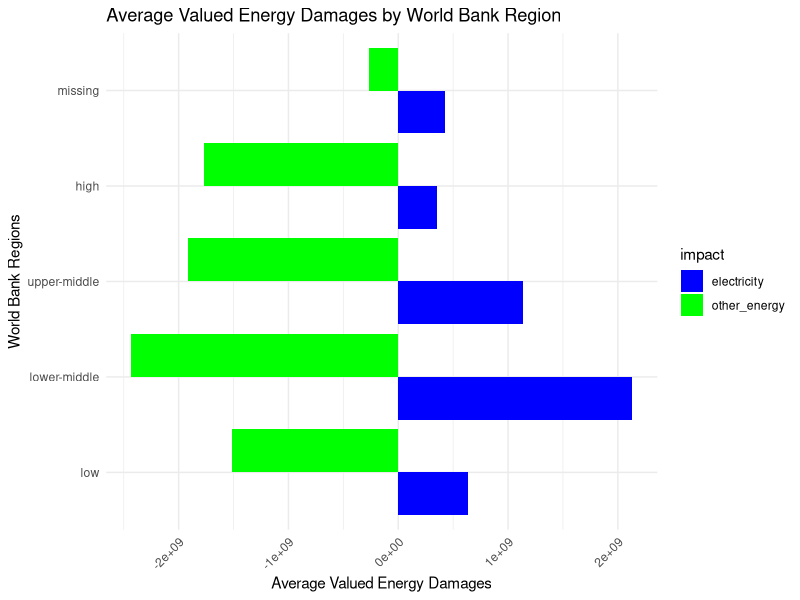

The R script that drew this image:
library(dplyr)
library(ggplot2)

damages <- read.csv("data/national.csv")
macro_regions <- read.csv("data/macro-regions_v1.csv")

damages <- left_join(damages, macro_regions, by = c("iso" = "region.key"))

damages <- damages %>% 
  filter(!is.na(worldbank) & !is.na(impact) & !is.na(damages))

average_damages <- damages %>%
  group_by(worldbank, impact) %>%
  summarise(mean_damages = mean(damages))

average_damages$worldbank <- factor(average_damages$worldbank, levels = c("low", "lower-middle", "upper-middle", "high", "missing"))

bar_plot <- ggplot(average_damages, aes(x = worldbank, y = mean_damages, fill = impact)) +
  geom_bar(stat = "identity", position = "dodge") +
  labs(x = "World Bank Regions", y = "Average Valued Energy Damages", title = "Average Valued Energy Damages by World Bank Region") +
  theme_minimal() +
  theme(axis.text.x = element_text(angle = 45, hjust = 1)) +
  scale_fill_manual(values = c("electricity" = "blue", "other_energy" = "green")) +
  coord_flip()


ggsave("average_damages_by_region.pdf", plot = bar_plot, width = 10, height = 6)




